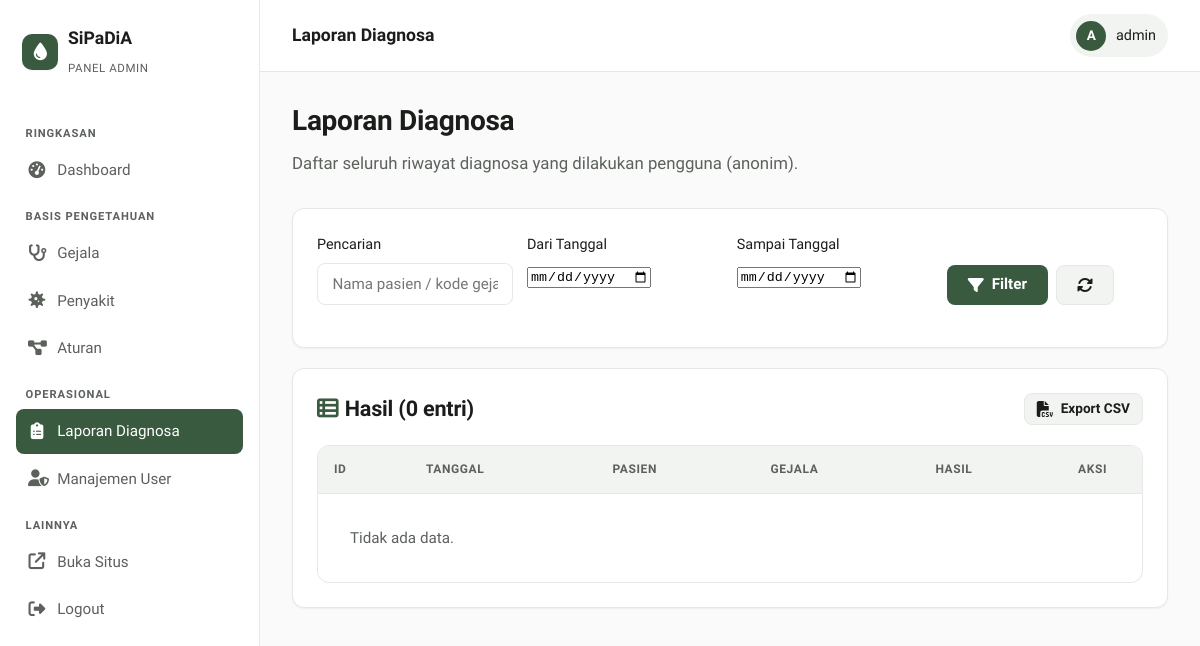
Page /admin/laporan.php (signed in) on the earlier database version.
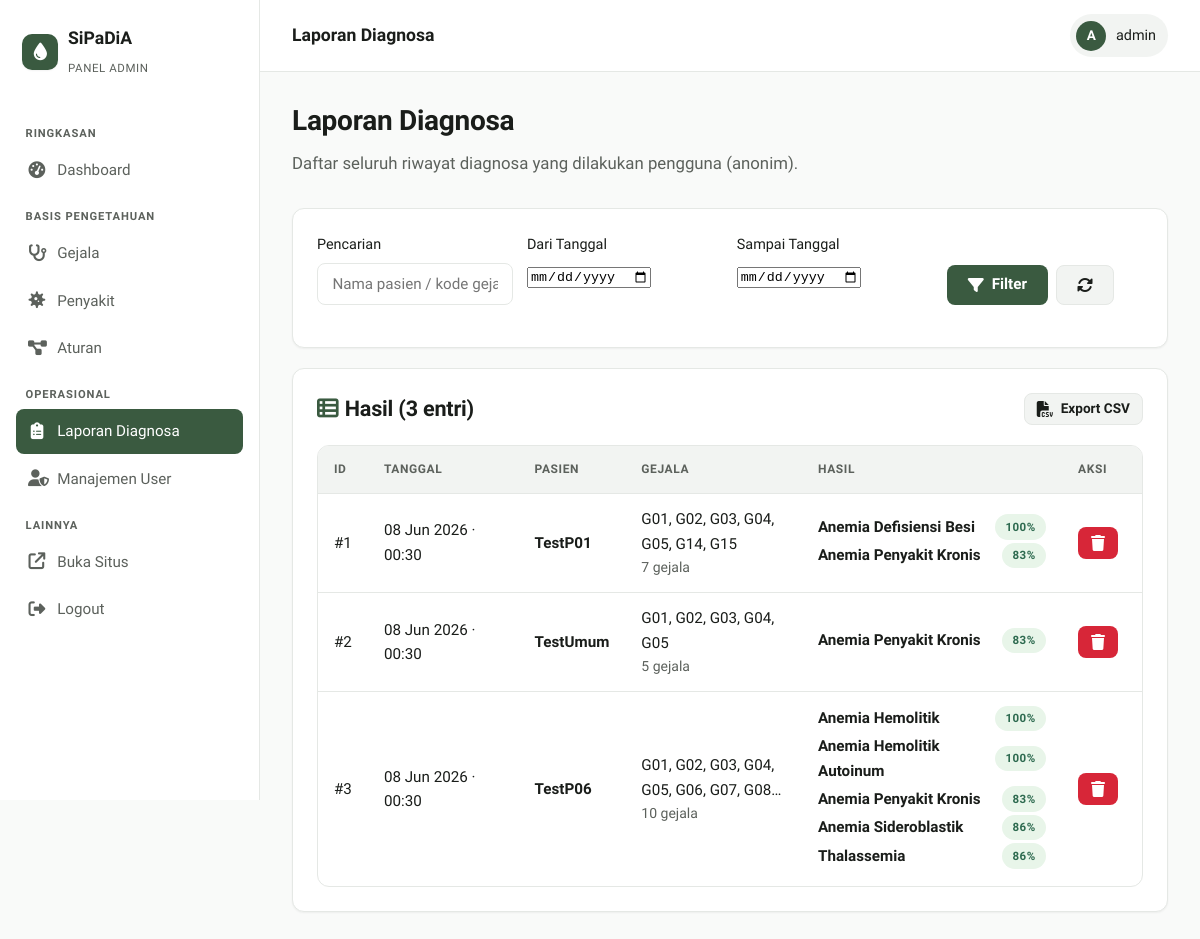
Same page on the later database version.
### tables this page shows
CREATE TABLE `riwayat` (
  `id` int(11) NOT NULL AUTO_INCREMENT,
  `tanggal` datetime NOT NULL DEFAULT current_timestamp(),
  `gejala_dipilih` longtext DEFAULT NULL CHECK (json_valid(`gejala_dipilih`)),
  `hasil_dianosa` longtext DEFAULT NULL CHECK (json_valid(`hasil_dianosa`)),
  `nama_pasien` varchar(100) DEFAULT NULL,
  `umur` int(11) DEFAULT NULL,
  `jenis_kelamin` varchar(10) DEFAULT NULL,
  `session_token` varchar(64) DEFAULT NULL,
  PRIMARY KEY (`id`)
);

### admin/laporan.php (the view, shortened to what the changed rows need)
<?php
include '../config.php';
$where = []; $params = []; $types = '';
$where_sql = $where ? 'WHERE '.implode(' AND ', $where) : '';
$page = max(1, intval($_GET['page'] ?? 1));
$per  = 15;
$off  = ($page-1) * $per;
$count_sql = "SELECT COUNT(*) c FROM riwayat $where_sql";
if ($params) { $cs = $conn->prepare($count_sql); $cs->bind_param($types, ...$params); $cs->execute(); $total = (int)$cs->get_result()->fetch_assoc()['c']; }
else { $total = (int)$conn->query($count_sql)->fetch_assoc()['c']; }
$sql = "SELECT * FROM riwayat $where_sql ORDER BY tanggal DESC LIMIT $per OFFSET $off";
if ($params) { $stmt = $conn->prepare($sql); $stmt->bind_param($types, ...$params); $stmt->execute(); $rs = $stmt->get_result(); }
else { $rs = $conn->query($sql); }
include '../partials/admin_header.php';
?>
<div class="page-header">
    <h2>Laporan Diagnosa</h2>
</div>
<div class="card">
    <div class="card-head">
        <h3><i class="fa-solid fa-table-list" style="color:var(--primary);margin-right:.4rem;"></i>Hasil (<?php echo $total; ?> entri)</h3>
        <a href="?<?php echo http_build_query(array_merge($_GET, ['export'=>1])); ?>" class="btn btn-secondary btn-sm" data-testid="btn-export-csv"><i class="fa-solid fa-file-csv"></i> Export CSV</a>
    </div>
    <div class="table-wrap">
        <table class="data">
            <thead>
                <tr><th>ID</th><th>Tanggal</th><th>Pasien</th><th>Gejala</th><th>Hasil</th><th style="width:80px;">Aksi</th></tr>
            </thead>
            <tbody>
                <?php if ($rs->num_rows === 0): ?>
                    <tr><td colspan="6" class="text-center text-muted" style="padding:2rem;">Tidak ada data.</td></tr>
                <?php else: while ($r = $rs->fetch_assoc()):
                    $glist = json_decode($r['gejala_dipilih'] ?? '[]', true) ?: [];
                    $hlist = json_decode($r['hasil_dianosa'] ?? '[]', true) ?: [];
                ?>
                    <tr data-testid="row-laporan-<?php echo $r['id']; ?>">
                        <td>#<?php echo (int)$r['id']; ?></td>
                        <td class="text-sm"><?php echo date('d M Y · H:i', strtotime($r['tanggal'])); ?></td>
                        <td>
                            <strong><?php echo htmlspecialchars($r['nama_pasien'] ?: '— Anonim'); ?></strong>
                        </td>
                        <td class="text-sm" style="max-width:200px;">
                            <?php echo htmlspecialchars(implode(', ', array_slice($glist, 0, 8))).(count($glist)>8?'…':''); ?>
                            <div class="text-muted text-sm"><?php echo count($glist); ?> gejala</div>
                        </td>
                        <td class="text-sm" style="max-width:300px;">
                            <?php if (count($hlist) === 0): ?>
                                <span class="text-muted">Tidak ada hasil ≥80%</span>
                            <?php else:
                                foreach ($hlist as $h): ?>
                                    <div style="display:flex;justify-content:space-between;align-items:center;gap:.4rem;margin-bottom:.2rem;">
                                        <span><strong><?php echo htmlspecialchars($h['nama'] ?? '-'); ?></strong></span>
                                        <span class="badge badge-success"><?php echo (int)($h['persen']??0); ?>%</span>
                                    </div>
                            <?php endforeach;
                            endif; ?>
                        </td>
                        <td><a href="?hapus=<?php echo $r['id']; ?>" class="btn btn-danger btn-sm" onclick="return confirm('Hapus entri ini?');" data-testid="btn-hapus-laporan-<?php echo $r['id']; ?>"><i class="fa-solid fa-trash"></i></a></td>
                    </tr>
                <?php endwhile; endif; ?>
            </tbody>
        </table>
    </div>
</div>
<?php include '../partials/admin_footer.php'; ?>

Differences in the rows shown:
added riwayat: id "1", tanggal "08 Jun 2026 · 00:30", nama_pasien "TestP01", gejala_dipilih "G01, G02, G03, G04, G05, G14, G15", gejala_dipilih "7", nama "Anemia Defisiensi Besi", persen "100", nama "Anemia Penyakit Kronis", persen "83"
added riwayat: id "2", tanggal "08 Jun 2026 · 00:30", nama_pasien "TestUmum", gejala_dipilih "G01, G02, G03, G04, G05", gejala_dipilih "5", nama "Anemia Penyakit Kronis", persen "83"
added riwayat: id "3", tanggal "08 Jun 2026 · 00:30", nama_pasien "TestP06", gejala_dipilih "G01, G02, G03, G04, G05, G06, G07, G08", gejala_dipilih "10", nama "Anemia Hemolitik", persen "100", nama "Anemia Hemolitik Autoinum", nama "Anemia Penyakit Kronis", persen "83", nama "Anemia Sideroblastik", persen "86", nama "Thalassemia"
Other differences:
$total: "0" → "3"
text no longer shown: "Tidak ada data."
